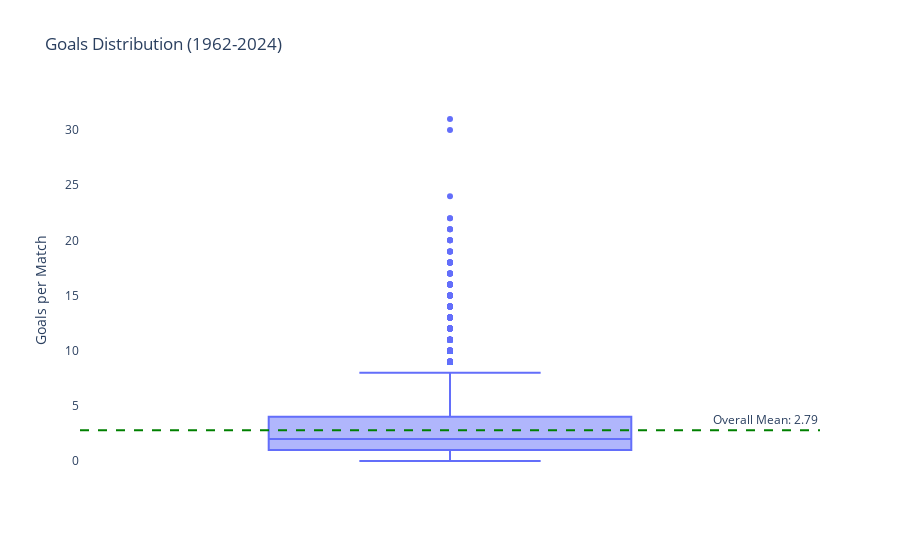
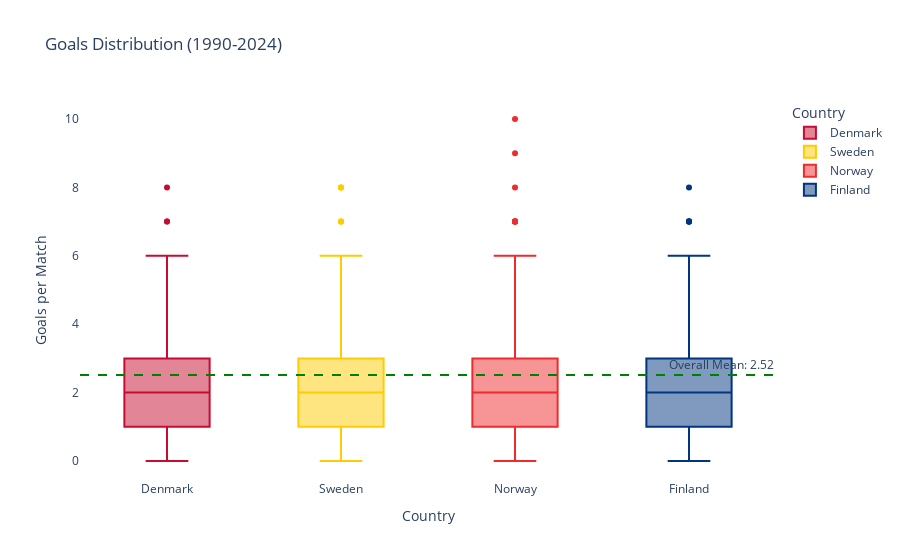

Here is the notebook cell these charts were saved with, in order:
### Markdown cell above
<h1 style="line-height:3rem;">3. Box Plot of Average Goals Per Match </h1>

### Code cell
df = pd.read_csv("Datasets/Sports_Football_1872_2025.csv")



def goals_distribution_boxplot(df, countries=None, start_year=1960, end_year=2024):
    """
    Creates a box plot showing distribution of total goals per match
    with optional filtering by countries and year range
    
    Args:
        df: DataFrame containing match data
        countries: List of countries to filter (None for all)
        start_year: First year to include (default 1960)
        end_year: Last year to include (default 2024)
    
    Returns:
        Plotly figure object
    """
    # Create copy and filter by year
    df = df.copy()
    df['Year'] = pd.to_datetime(df['Date']).dt.year
    df = df[(df['Year'] >= start_year) & (df['Year'] <= end_year)]
    
    # Filter by countries if specified
    if countries:
        df = df[df['Home_team'].isin(countries) | df['Away_team'].isin(countries)]
    
    # Calculate total goals per match
    df['Total_Goals'] = df['home_score'] + df['away_score']
    
    # Create box plot with optional facet by country
    if countries:
        # Melt to combine home/away teams for country filtering
        melted = df.melt(
            id_vars=['Total_Goals', 'Year'],
            value_vars=['Home_team', 'Away_team'],
            value_name='Team'
        )
        melted = melted[melted['Team'].isin(countries)]
        
        # Create custom color mapping for the countries
        color_map = {country: get_country_color(country) for country in countries}
        
        fig = px.box(
            melted,
            x='Team',
            y='Total_Goals',
            title=f'Goals Distribution ({start_year}-{end_year})',
            labels={'Total_Goals': 'Goals per Match', 'Team': 'Country'},
            height=500,
            color='Team',
            color_discrete_map=color_map
        )
    else:
        fig = px.box(
            df,
            y='Total_Goals',
            title=f'Goals Distribution ({start_year}-{end_year})',
            labels={'Total_Goals': 'Goals per Match'},
            height=500
        )
    
    # Customize appearance
    fig.update_layout(
        yaxis_title='Goals per Match',
        showlegend=bool(countries),  # Only show legend if multiple countries
        plot_bgcolor='white',
        xaxis_title='Country' if countries else None
    )
    
    # Add mean line
    mean_goals = df['Total_Goals'].mean()
    fig.add_hline(
        y=mean_goals,
        line_dash="dash",
        line_color="green",
        annotation_text=f"Overall Mean: {mean_goals:.2f}",
        annotation_position="top right"
    )
    
    return fig

# Usage examples:
# All matches since 1920
fig1 = goals_distribution_boxplot(df, start_year=1962)
fig1.show()

# Specific countries comparison
fig2 = goals_distribution_boxplot(df, 
                                countries=['Finland', 'Sweden', 'Norway', 'Denmark', "Germany"],
                                start_year=1990, end_year=2024)
fig2.show()

### Figure 1 — Plotly figure (JSON) as saved in the notebook; plotly's stock layout.template omitted (floating-point values rounded to 4 significant figures; data arrays with more than 128 entries replaced by an {"elided": "..."} marker saying what was removed)
{"data": [{"alignmentgroup": "True", "hovertemplate": "Goals per Match=%{y}<extra></extra>", "legendgroup": "", "marker": {"color": "#636efa"}, "name": "", "notched": false, "offsetgroup": "", "orientation": "v", "showlegend": false, "type": "box", "x0": " ", "xaxis": "x", "y": {"elided": "42551 int values"}, "y0": " ", "yaxis": "y"}], "layout": {"annotations": [{"showarrow": false, "text": "Overall Mean: 2.79", "x": 1, "xanchor": "right", "xref": "x domain", "y": 2.789, "yanchor": "bottom", "yref": "y"}], "autosize": true, "boxmode": "group", "legend": {"tracegroupgap": 0}, "plot_bgcolor": "white", "shapes": [{"line": {"color": "green", "dash": "dash"}, "type": "line", "x0": 0, "x1": 1, "xref": "x domain", "y0": 2.789, "y1": 2.789, "yref": "y"}], "showlegend": false, "title": {"text": "Goals Distribution (1962-2024)"}, "xaxis": {"anchor": "y", "autorange": true, "domain": [0, 1], "range": [-0.5, 0.5], "title": {}, "type": "category"}, "yaxis": {"anchor": "x", "autorange": true, "domain": [0, 1], "range": [-1.722, 32.72], "title": {"text": "Goals per Match"}, "type": "linear"}}}

### Figure 2 — Plotly figure (JSON) as saved in the notebook; plotly's stock layout.template omitted (floating-point values rounded to 4 significant figures; data arrays with more than 128 entries replaced by an {"elided": "..."} marker saying what was removed)
{"data": [{"alignmentgroup": "True", "hovertemplate": "Country=%{x}<br>Goals per Match=%{y}<extra></extra>", "legendgroup": "Denmark", "marker": {"color": "#C60C30"}, "name": "Denmark", "notched": false, "offsetgroup": "Denmark", "orientation": "v", "showlegend": true, "type": "box", "x": {"elided": "378 str values"}, "x0": " ", "xaxis": "x", "y": {"elided": "378 int values"}, "y0": " ", "yaxis": "y"}, {"alignmentgroup": "True", "hovertemplate": "Country=%{x}<br>Goals per Match=%{y}<extra></extra>", "legendgroup": "Sweden", "marker": {"color": "#FECC02"}, "name": "Sweden", "notched": false, "offsetgroup": "Sweden", "orientation": "v", "showlegend": true, "type": "box", "x": {"elided": "446 str values"}, "x0": " ", "xaxis": "x", "y": {"elided": "446 int values"}, "y0": " ", "yaxis": "y"}, {"alignmentgroup": "True", "hovertemplate": "Country=%{x}<br>Goals per Match=%{y}<extra></extra>", "legendgroup": "Norway", "marker": {"color": "#EF2B2D"}, "name": "Norway", "notched": false, "offsetgroup": "Norway", "orientation": "v", "showlegend": true, "type": "box", "x": {"elided": "380 str values"}, "x0": " ", "xaxis": "x", "y": {"elided": "380 int values"}, "y0": " ", "yaxis": "y"}, {"alignmentgroup": "True", "hovertemplate": "Country=%{x}<br>Goals per Match=%{y}<extra></extra>", "legendgroup": "Finland", "marker": {"color": "#003580"}, "name": "Finland", "notched": false, "offsetgroup": "Finland", "orientation": "v", "showlegend": true, "type": "box", "x": {"elided": "382 str values"}, "x0": " ", "xaxis": "x", "y": {"elided": "382 int values"}, "y0": " ", "yaxis": "y"}], "layout": {"annotations": [{"showarrow": false, "text": "Overall Mean: 2.52", "x": 1, "xanchor": "right", "xref": "x domain", "y": 2.517, "yanchor": "bottom", "yref": "y"}], "autosize": true, "boxmode": "overlay", "legend": {"title": {"text": "Country"}, "tracegroupgap": 0}, "plot_bgcolor": "white", "shapes": [{"line": {"color": "green", "dash": "dash"}, "type": "line", "x0": 0, "x1": 1, "xref": "x domain", "y0": 2.517, "y1": 2.517, "yref": "y"}], "showlegend": true, "title": {"text": "Goals Distribution (1990-2024)"}, "xaxis": {"anchor": "y", "autorange": true, "categoryarray": ["Denmark", "Sweden", "Norway", "Finland"], "categoryorder": "array", "domain": [0, 1], "range": [-0.5, 3.5], "title": {"text": "Country"}, "type": "category"}, "yaxis": {"anchor": "x", "autorange": true, "domain": [0, 1], "range": [-0.5556, 10.56], "title": {"text": "Goals per Match"}, "type": "linear"}}}
